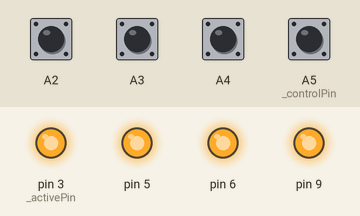
The program below on a simulated Arduino Nano, built with avr-gcc and run on an emulated ATmega328P. Shown: output pins drawn as LEDs (lit = HIGH). Inputs (shaded band) come from the test bench; at power-on: A2–4, A5 (_controlPin) HIGH. EEPROM starts erased; what the program prints to the serial monitor is not drawn.

Above: at 1.3 s.
1.4 s: A2 pulled LOW for 0.15 s
At 2.8 s:
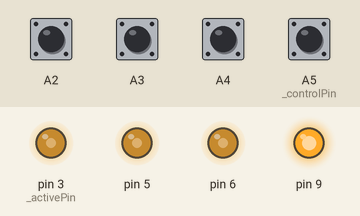
4.5 s: A3 pulled LOW for 0.15 s
At 5.4 s:
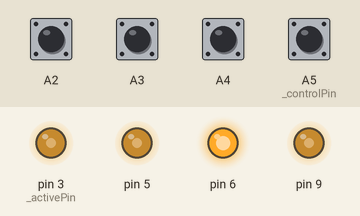
7.6 s: A4 pulled LOW for 0.15 s
At 9.0 s:
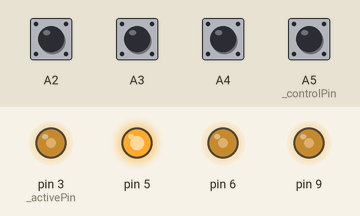
10.7 s: A5 (_controlPin) pulled LOW for 0.15 s
At 11.3 s:
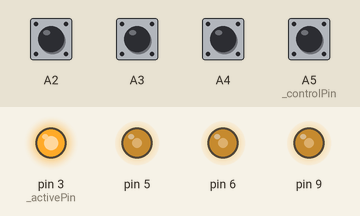
13.8 s: A2 pulled LOW for 1 s
At 14.2 s:
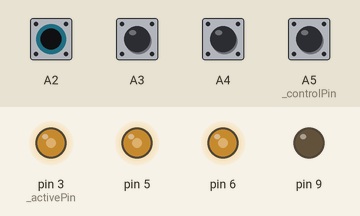
17.8 s: A3 pulled LOW for 1 s
At 21.9 s:
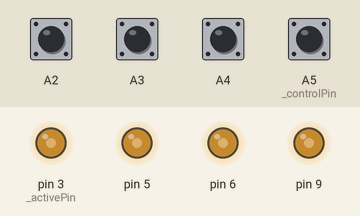
Timing chart, 0 to 22.8 s (numbered marks = the images above; inputs shaded):
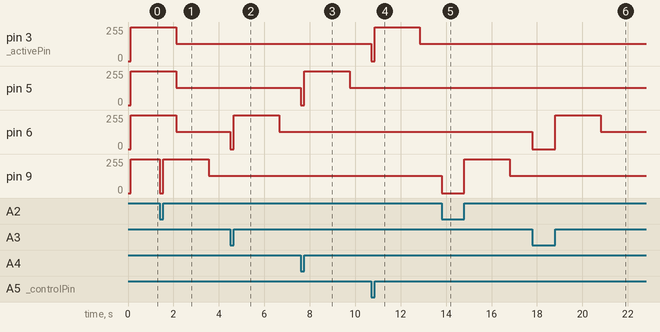

The program:

main.cpp
```cpp
#include <Arduino.h>
#include "Gripper/Gripper.h"

Gripper gripper1(3,A5,0);
Gripper gripper2(5,A4,10);
Gripper gripper3(6,A3,20);
Gripper gripper4(9,A2,30);

String Allkey = "";
String PWM_CH = "";
String ACTIVE_WIDTH = "";
String HOLD_WIDTH = "";
String TimeChangeWidthToHold = "";
int i = 0;

void reset_serial_param()
{
  Allkey = "";
  PWM_CH = "";
  ACTIVE_WIDTH = "";
  HOLD_WIDTH = "";
  TimeChangeWidthToHold = "";
  i = 0;
}

void serialEvent()
{
  while(Serial.available()>0)
  {
    char A = (char)Serial.read();
    Allkey +=A;
    if(A != ':'&& A!='\n')
    {
      switch(i)
      {
        case 1:
          PWM_CH += A;
          break;
        case 2:
          ACTIVE_WIDTH += A;
          break;
        case 3:
          HOLD_WIDTH += A;
          break;
        case 4:
          TimeChangeWidthToHold += A;
          break;
      }
    }
    if(A == ':')
    {
      i++;
    }
    if(A == '\n')
    {
      int _pwm_ch = PWM_CH.toInt();
      int _active_width = ACTIVE_WIDTH.toInt();
      int _hold_width = HOLD_WIDTH.toInt();
      long _timer = atol(TimeChangeWidthToHold.c_str());
      reset_serial_param();
      switch(_pwm_ch)
      {
        case 1:
          gripper1.set_value(_active_width,_hold_width,_timer);
          break;
        case 2:
          gripper2.set_value(_active_width,_hold_width,_timer);
          break;
        case 3:
          gripper3.set_value(_active_width,_hold_width,_timer);
          break;
        case 4:
          gripper4.set_value(_active_width,_hold_width,_timer);
          break;
      }
    }
  }
}

void start_serial()
{
  Serial.begin(115200);
  delay(10);
  Serial.println("******************************************Gripper PWM*********************************");
  Serial.println("*  PWMOutPutPin  : (PWM1 = 3) ,(PWM2 = 5) ,(PWM3 = 6) ,(PWM4 = 9)                    *");
  Serial.println("*  PWMControlPin : (PWM1 = A5),(PWM2 = A4),(PWM3 = A3),(PWM4 = A2)                   *");
  Serial.println("*  Config        : Command  :PWM_CH:ACTIVE_WIDTH:HOLD_WIDTH:TimeChangeWidthToHold;   *");
  Serial.println("*  Example       : Command  :1:185:90:2000;   TimeChangeWidthToHold  cal   1 = 1ms   *");
  Serial.println("*  ComPort       : COM30                                                             *");
  Serial.println("**************************************************************************************");
}

void initial_parameter()
{
  gripper1.read_eeprom();
  gripper2.read_eeprom();
  gripper3.read_eeprom();
  gripper4.read_eeprom();
}

void setup()
{
  start_serial();
  initial_parameter();
}

void loop() {
  gripper1.control();
  gripper2.control();
  gripper3.control();
  gripper4.control();
}
```

Gripper.cpp
```cpp
#include "Gripper.h"
#include <Arduino.h>
#include <EEPROM.h>

Gripper::Gripper(uint8_t active_pin,uint8_t control_pin,uint8_t eeprom_addr)
{
    _activePin = active_pin;
    _controlPin = control_pin;
    _eeprom_addr = eeprom_addr;
    pinMode(_controlPin,INPUT_PULLUP);
    //read_eeprom();

}

void Gripper::set_value(uint8_t active_val,uint8_t hold_val,unsigned long changePWM)
{
    _active_val = active_val;
    _hold_val = hold_val;
    _changePWM = changePWM;
    write_eeprom();
}

void Gripper::read_eeprom()
{
    uint8_t active_val = 0;
    uint8_t hold_val = 0;
    unsigned long change_PWM = 0;

    EEPROM.get(_eeprom_addr, active_val);
    EEPROM.get(_eeprom_addr+2, hold_val);
    EEPROM.get(_eeprom_addr+4, change_PWM);

    if(active_val == 0 || active_val == 255)
    {
        Serial.println("No active val set to default");
        EEPROM.put(_eeprom_addr, _active_val);
        active_val = _active_val;
    }
    if(hold_val == 0 || hold_val == 255)
    {
        Serial.println("No hold val set to default");
        EEPROM.put(_eeprom_addr+2, _hold_val);
        hold_val = _hold_val;
    }
    if(change_PWM == 0 || change_PWM == 4294967295)
    {
        Serial.println("No change pwm val set to default");
        EEPROM.put(_eeprom_addr+4, _changePWM);
        change_PWM = _changePWM;
    }

    _active_val = active_val;
    _hold_val = hold_val;
    _changePWM = change_PWM;
    Serial.println("EEPROM data active "+String(_active_val) +", hold "+String(_hold_val)+", change "+String(_changePWM));
}

void Gripper::write_eeprom()
{
    EEPROM.put(_eeprom_addr, _active_val);
    EEPROM.put(_eeprom_addr+2, _hold_val);
    EEPROM.put(_eeprom_addr+4, _changePWM);
    Serial.println("EEPROM data active "+String(_active_val) +", hold "+String(_hold_val)+", change "+String(_changePWM));
}

void Gripper::control()
{
    bool control = (digitalRead(_controlPin)&&digitalRead(_controlPin)&&digitalRead(_controlPin)&&digitalRead(_controlPin));
    if(control)
    {
        if(!_isActive)
        {
            _counter = millis();
            _isActive = true;
            analogWrite(_activePin,_active_val);
        }
        if(_isActive && (millis() - _counter) > _changePWM)
        {
            analogWrite(_activePin,_hold_val);
        }
    }
    else
    {
        _isActive = false;
        analogWrite(_activePin,0);
        _counter = 0;
    }
}
```

Gripper.h
```cpp
#ifndef GRIPPER_H
#define GRIPPER_H

#include <Arduino.h>
class Gripper
{
    private:

        uint8_t _activePin = 3;
        uint8_t _controlPin = A5;
        uint8_t _active_val = 255;
        uint8_t _hold_val = 128;
        uint8_t _eeprom_addr = 0;
        bool _isActive = false;
        unsigned long _counter = 0;
        unsigned long _changePWM = 2000;
        void write_eeprom();

    public:
        Gripper(uint8_t active_pin,uint8_t control_pin,uint8_t eeprom_addr);
        void set_value(uint8_t active_val,uint8_t hold_val,unsigned long changePWM);
        void control();
        void read_eeprom();
};

#endif  // GRIPPER_H
```

Measured:
- after the input at 1.4 s, pin 9: 255/255 → 0/255 at once, → 255/255 0.15 s later, → 128/255 2.0 s later
- after the input at 4.5 s, pin 6: 128/255 → 0/255 at once, → 255/255 0.15 s later, → 128/255 2.0 s later
- after the input at 7.6 s, pin 5: 128/255 → 0/255 at once, → 255/255 0.15 s later, → 128/255 2.0 s later
- after the input at 10.7 s, pin 3 (_activePin): 128/255 → 0/255 at once, → 255/255 0.15 s later, → 128/255 2.0 s later
- after the input at 13.8 s, pin 9: 128/255 → 0/255 at once, → 255/255 1.0 s later, → 128/255 2.0 s later
- after the input at 17.8 s, pin 6: 128/255 → 0/255 at once, → 255/255 1.0 s later, → 128/255 2.0 s later
